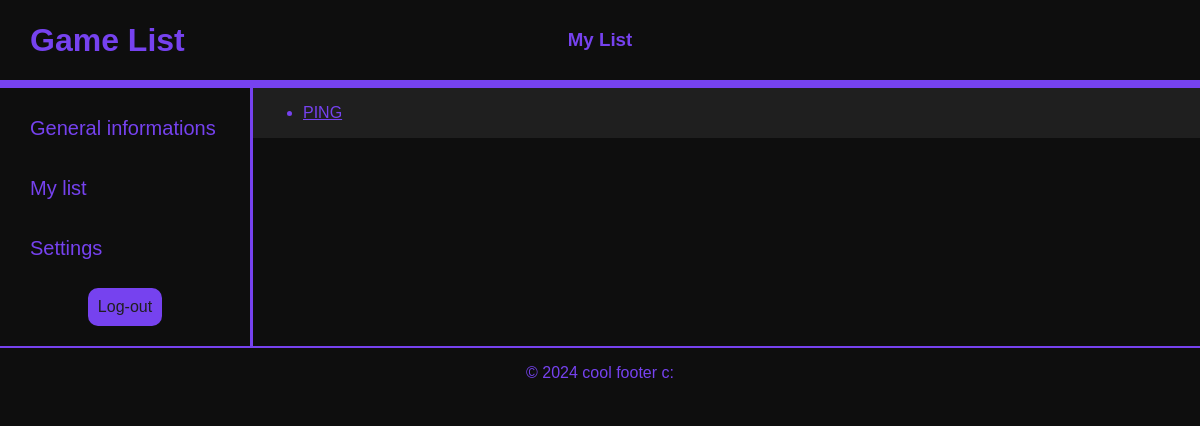
/game-list/profil/list/ (signed in), run on an earlier commit of the app's database.
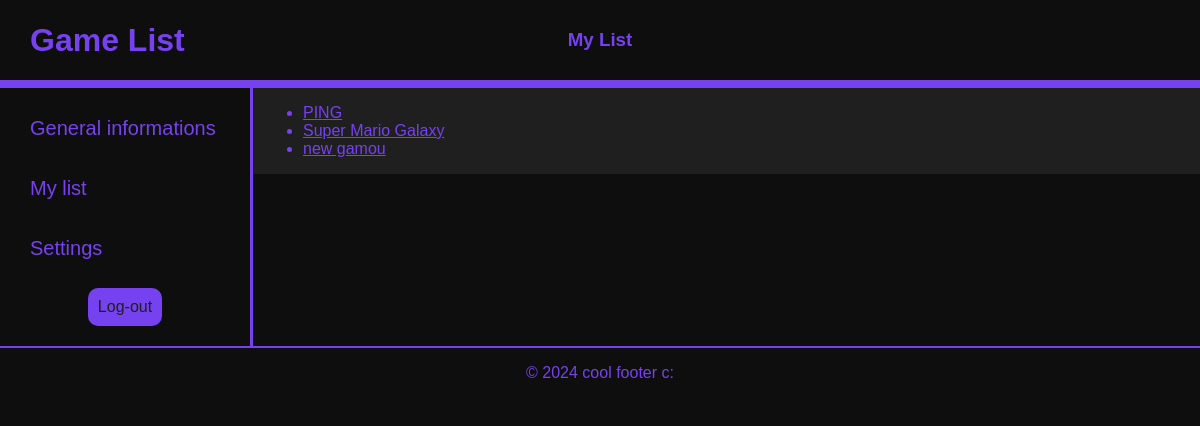
And on a later commit of the database.
### game_list_app/models.py (models this page shows, shortened)
class Game(models.Model):
	title = models.CharField(max_length = 200)
	genre = models.CharField(max_length = 200, blank=True, null=True)
	publisher = models.ForeignKey(Publisher, on_delete=models.SET_NULL, blank=True, null=True)
	platform = models.ForeignKey(Platform, on_delete=models.SET_NULL, blank=True, null=True)
	release_date = models.IntegerField(blank=True, null=True)
	description = models.TextField(blank=True, null=True)
	image = models.ImageField(upload_to="uploads/", blank=True, null=True)
	add_date = models.DateTimeField(editable = False, default = timezone.now)
	modified_date = models.DateTimeField(editable = False, default = timezone.now)
	user_owner = models.ForeignKey(User, blank=True, null=True, on_delete=models.SET_NULL)
	def __str__(self):
		return self.title

### game_list_app/views.py (the view)
# urls.py: path("profil/list/", views.ProfilGameList.as_view(), name = "profil_list"),
class ProfilGameList(generic.ListView):
	template_name = "profil_list.html"
	context_object_name = "games"
	def get_queryset(self):
		gameListObject = GameList.objects.filter(user=self.request.user).select_related('game')
		return [game_list.game for game_list in gameListObject]

### game_list_app/templates/profil_list.html (shortened to what this page needs)
{% extends 'profil.html' %}
{% block sub-title %}My List{% endblock %}
{% block content %}
	{% if games %}
		<ul>
			{% for game in games %}
				<li><a href="{% url 'game_list_app:game_detail' game.id %}">{{ game }}</a></li>
			{% endfor %}
		</ul>
	{% else %}
		<p>Your list is empty :(</p>
	{% endif %}
{% endblock %}

What changed in the data, as far as the page shows it:
added Game: title "Super Mario Galaxy"
now on this page (row unchanged): Game: title "new gamou"
